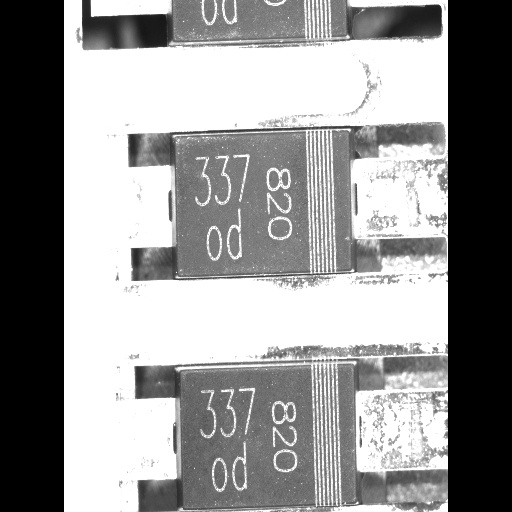
#> input picture 802.jpg, 512 x 512 px, given in place of image.png, which was not available
$ python augment.py
#> lines starting #> are read from the running program, lines starting #| are printed output that depends on the picture; pictures that were not available may be replaced by others from this repository, and a replacement may not be noted
#> further down, img is the input picture: shape (512, 512, 3); min 0, max 255, mean 147.8
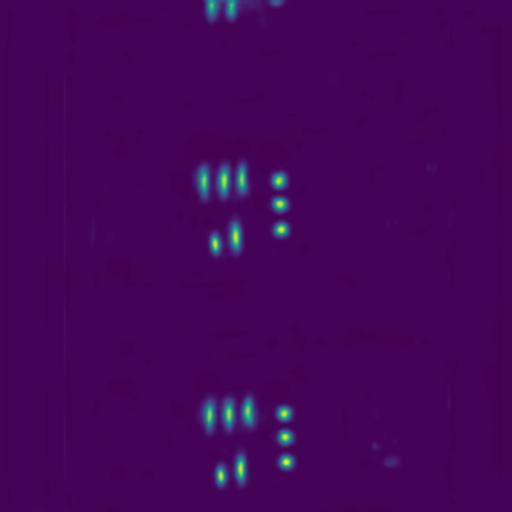
#> input picture result/weight.jpg, 512 x 512 px, given in place of weight.png, which was not available
#> further down, label is the input picture: shape (512, 512, 3); mean B, G, R 88.7, 5, 67.9
import os
import numpy as np
import cv2
import random

# [105 lines left out: functions crop_img, crop_imgs, rot_img_and_padding, rand_rot, rand_flip, not called in this run]

def random_color_distort(img, label, brightness_delta=32, hue_vari=18, sat_vari=0.5, val_vari=0.5):
    '''
    在图片的HSV空间进行扭曲，还有亮度调整
    randomly distort image color. Adjust brightness, hue, saturation, value.
    param:
        img: a BGR uint8 format OpenCV image. HWC format.
    '''
#> called with label = array of shape (512, 512, 2), brightness_delta = 32, hue_vari = 18, sat_vari = 0.5, val_vari = 0.5

    def random_hue(img_hsv, hue_vari, p=0.5):
        if np.random.uniform(0, 1) > p:
            hue_delta = np.random.randint(-hue_vari, hue_vari)
            img_hsv[:, :, 0] = (img_hsv[:, :, 0] + hue_delta) % 180
        return img_hsv

    def random_saturation(img_hsv, sat_vari, p=0.5):
        if np.random.uniform(0, 1) > p:
            sat_mult = 1 + np.random.uniform(-sat_vari, sat_vari)
            img_hsv[:, :, 1] *= sat_mult
        return img_hsv

    def random_value(img_hsv, val_vari, p=0.5):
        if np.random.uniform(0, 1) > p:
            val_mult = 1 + np.random.uniform(-val_vari, val_vari)
            img_hsv[:, :, 2] *= val_mult
        return img_hsv

    def random_brightness(img, brightness_delta, p=0.5):
#> called with brightness_delta = 32, p = 0.5
        if np.random.uniform(0, 1) > p:
            img = img.astype(np.float32)
            brightness_delta = int(np.random.uniform(-brightness_delta, brightness_delta))
            img = img + brightness_delta
        return np.clip(img, 0, 255)

    # brightness
    img = random_brightness(img, brightness_delta)
    img = img.astype(np.uint8)

    # color jitter
    img_hsv = cv2.cvtColor(img, cv2.COLOR_BGR2HSV).astype(np.float32)
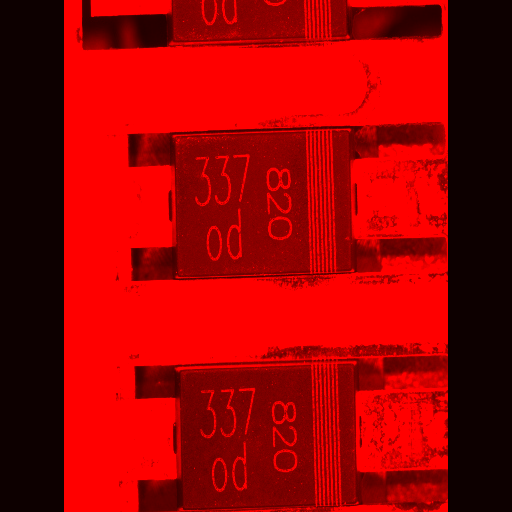
#> img_hsv: shape (512, 512, 3) float32; mean of channels 0, 1, 2 0, 0, 155.9; drawn as B, G, R

    if np.random.randint(0, 2):
        img_hsv = random_value(img_hsv, val_vari)
        img_hsv = random_saturation(img_hsv, sat_vari)
        img_hsv = random_hue(img_hsv, hue_vari)
    else:
        img_hsv = random_saturation(img_hsv, sat_vari)
        img_hsv = random_hue(img_hsv, hue_vari)
        img_hsv = random_value(img_hsv, val_vari)

    img_hsv = np.clip(img_hsv, 0, 255)#限幅
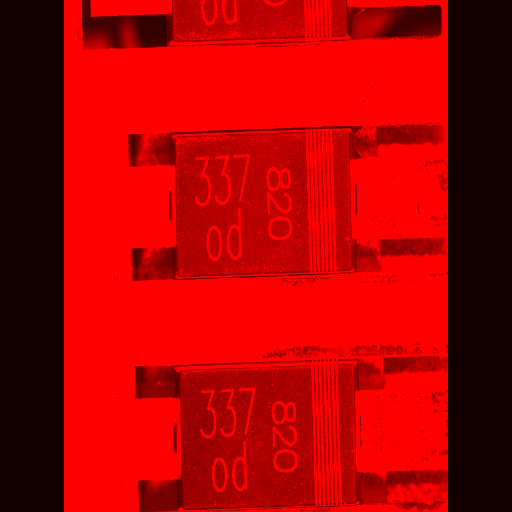
#> img_hsv: shape (512, 512, 3) float32; mean of channels 0, 1, 2 0, 0, 172.1; drawn as B, G, R
    img = cv2.cvtColor(img_hsv.astype(np.uint8), cv2.COLOR_HSV2BGR)#转换色彩空间
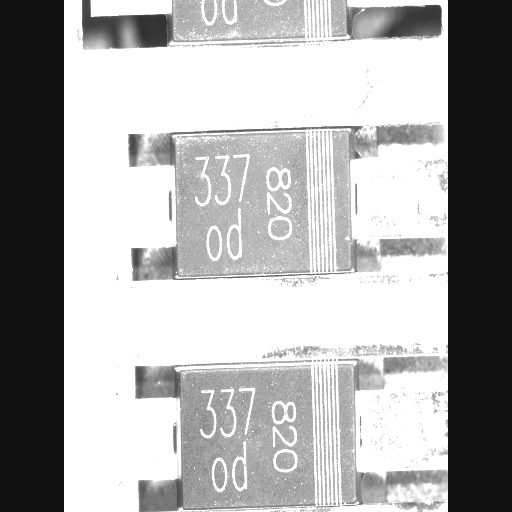
#> img: shape (512, 512, 3); min 17, max 255, mean 171.6

    return img, label

def tranc(img, label):
    img = cv2.transpose(img)
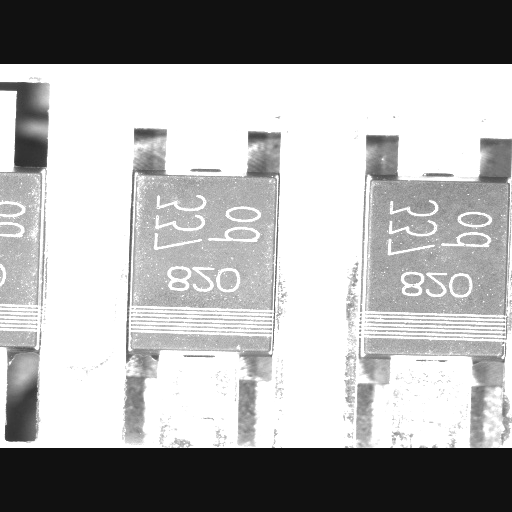
#> img: shape (512, 512, 3); min 17, max 255, mean 171.6
    label = cv2.transpose(label)
    return img, label

def rand_augment(img, label):
    '''随机选择一种数据增强'''
    # flag = random.random()
    # print(flag)
    if random.random() < 0.5:
        # 随机裁剪
        res_img, res_label = crop_imgs(img, label)
        if random.random() < 0.5:
            res_img, res_label = tranc(res_img, res_label)
    elif random.random() < 0.5:
        # 随机翻转
        res_img, res_label = rand_flip(img, label)
        if random.random() < 0.5:
            res_img, res_label = tranc(res_img, res_label)
    # elif (flag >= 0.5) and (flag < 0.75):
    #     # 随机旋转
    #     res_img, res_label = rand_rot(img, label)
    elif random.random() < 0.5:
        # 随机色度变换
        res_img, res_label = random_color_distort(img, label)
        if random.random() < 0.5:
            res_img, res_label = tranc(res_img, res_label)
    else:
        res_img, res_label = img, label
    return res_img, res_label

if __name__ == '__main__':
    img = cv2.imread('./textimg/image.png')
    label = cv2.imread('./textimg/weight.png')
    label = label[:, :, 0:2]
    res_i, res_l = rand_augment(img, label)
    cv2.imshow('s', res_i)
    cv2.waitKey()
